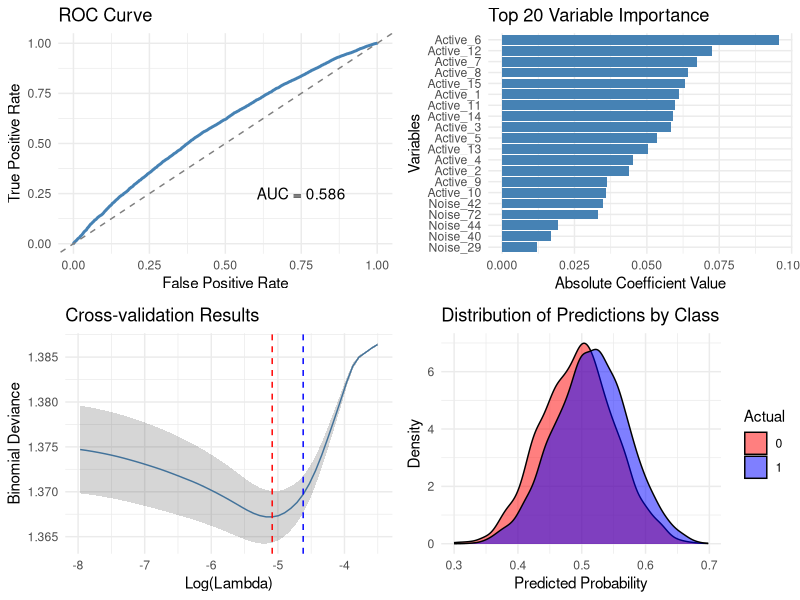

Reproduce this figure in R.
# Install required packages if needed
# install.packages(c("glmnet", "pROC", "caret", "dplyr", "ggplot2", "gridExtra"))

# Required packages
library(glmnet)  # For LASSO regression
library(pROC)    # For ROC curve analysis
library(caret)   # For data splitting and preprocessing
library(dplyr)   # For data manipulation
library(ggplot2)
library(gridExtra)

# Function to generate synthetic wave dataset
generate_wave_data <- function(n_samples = 33334, n_active = 21, n_noise = 100) {
  # Generate active variables based on wave patterns
  X_active <- matrix(rnorm(n_samples * n_active), nrow = n_samples)
  
  # Generate noise variables
  X_noise <- matrix(rnorm(n_samples * n_noise), nrow = n_samples)
  
  # Combine active and noise variables
  X <- cbind(X_active, X_noise)
  colnames(X) <- c(paste0("Active_", 1:n_active), paste0("Noise_", 1:n_noise))
  
  # Generate binary response (simplified version)
  prob <- plogis(rowSums(X_active[, 1:15] * rnorm(15)))
  y <- rbinom(n_samples, 1, prob)
  
  # Return data frame
  data.frame(X, y = factor(y))
}

# Function to perform LASSO-based classification
train_lasso_classifier <- function(X_train, y_train, X_test, y_test) {
  # Prepare matrix format for glmnet
  x_train_matrix <- as.matrix(X_train)
  x_test_matrix <- as.matrix(X_test)
  
  # Fit LASSO model with cross-validation
  cv_fit <- cv.glmnet(x_train_matrix, y_train, 
                      family = "binomial",
                      alpha = 1,  # LASSO penalty
                      nfolds = 10)
  
  # Get best lambda
  best_lambda <- cv_fit$lambda.min
  
  # Fit final model with best lambda
  final_model <- glmnet(x_train_matrix, y_train,
                        family = "binomial",
                        alpha = 1,
                        lambda = best_lambda)
  
  # Make predictions for both train and test
  pred_prob_train <- predict(final_model, x_train_matrix, type = "response")
  pred_prob_test <- predict(final_model, x_test_matrix, type = "response")
  pred_class_test <- ifelse(pred_prob_test > 0.5, 1, 0)
  
  # Calculate performance metrics
  roc_obj <- roc(y_test, as.vector(pred_prob_test))
  auc_value <- auc(roc_obj)
  accuracy <- mean(pred_class_test == y_test)
  
  # Get non-zero coefficients (selected variables)
  coef_matrix <- as.matrix(coef(final_model))
  selected_vars <- rownames(coef_matrix)[which(coef_matrix != 0)]
  
  # Return results
  list(
    model = final_model,
    cv_fit = cv_fit,  # Added for cross-validation plot
    lambda = best_lambda,
    accuracy = accuracy,
    auc = auc_value,
    selected_variables = selected_vars,
    predictions_train = pred_prob_train,
    predictions_test = pred_prob_test,
    roc_obj = roc_obj,
    coef_matrix = coef_matrix
  )
}

# Function to create visualization plots
create_analysis_plots <- function(results, X_train, y_train) {
  # 1. ROC Curve Plot
  roc_plot <- ggplot(data = data.frame(
    FPR = rev(results$roc_obj$specificities),
    TPR = rev(results$roc_obj$sensitivities)
  )) +
    geom_line(aes(x = 1 - FPR, y = TPR), color = "steelblue", size = 1) +
    geom_abline(slope = 1, intercept = 0, linetype = "dashed", color = "gray50") +
    labs(
      title = "ROC Curve",
      x = "False Positive Rate",
      y = "True Positive Rate"
    ) +
    annotate("text", x = 0.75, y = 0.25,
             label = paste("AUC =", round(results$auc, 3))) +
    theme_minimal()
  
  # 2. Variable Importance Plot
  var_importance <- data.frame(
    Variable = rownames(results$coef_matrix),
    Coefficient = abs(as.vector(results$coef_matrix))
  ) %>%
    filter(Variable != "(Intercept)") %>%
    arrange(desc(Coefficient)) %>%
    filter(Coefficient > 0) %>%
    head(20)  # Top 20 variables
  
  var_imp_plot <- ggplot(var_importance, 
                         aes(x = reorder(Variable, Coefficient), 
                             y = Coefficient)) +
    geom_bar(stat = "identity", fill = "steelblue") +
    coord_flip() +
    labs(
      title = "Top 20 Variable Importance",
      x = "Variables",
      y = "Absolute Coefficient Value"
    ) +
    theme_minimal()
  
  # 3. Cross-validation Plot
  cv_data <- data.frame(
    Lambda = results$cv_fit$lambda,
    MSE = results$cv_fit$cvm,
    MSE_hi = results$cv_fit$cvm + results$cv_fit$cvsd,
    MSE_lo = results$cv_fit$cvm - results$cv_fit$cvsd
  )
  
  cv_plot <- ggplot(cv_data, aes(x = log(Lambda))) +
    geom_line(aes(y = MSE), color = "steelblue") +
    geom_ribbon(aes(ymin = MSE_lo, ymax = MSE_hi), alpha = 0.2) +
    geom_vline(xintercept = log(results$cv_fit$lambda.min), 
               linetype = "dashed", color = "red") +
    geom_vline(xintercept = log(results$cv_fit$lambda.1se), 
               linetype = "dashed", color = "blue") +
    labs(
      title = "Cross-validation Results",
      x = "Log(Lambda)",
      y = "Binomial Deviance"
    ) +
    theme_minimal()
  
  # 4. Classification Distribution Plot
  pred_dist <- data.frame(
    Prediction = as.vector(results$predictions_train),
    Actual = as.factor(y_train)
  )
  
  dist_plot <- ggplot(pred_dist, aes(x = Prediction, fill = Actual)) +
    geom_density(alpha = 0.5) +
    labs(
      title = "Distribution of Predictions by Class",
      x = "Predicted Probability",
      y = "Density"
    ) +
    scale_fill_manual(values = c("red", "blue")) +
    theme_minimal()
  
  # Arrange all plots in a grid
  grid.arrange(roc_plot, var_imp_plot, cv_plot, dist_plot, 
               ncol = 2, nrow = 2)
}

# Main analysis function
analyze_wave_dataset <- function(n_train = 10000) {
  # Generate data
  set.seed(123)  # For reproducibility
  full_data <- generate_wave_data()
  
  # Split into training and testing
  train_indices <- sample(1:nrow(full_data), n_train)
  train_data <- full_data[train_indices, ]
  test_data <- full_data[-train_indices, ]
  
  # Separate features and response
  X_train <- train_data[, !names(train_data) %in% "y"]
  y_train <- train_data$y
  X_test <- test_data[, !names(test_data) %in% "y"]
  y_test <- test_data$y
  
  # Train model and get results
  results <- train_lasso_classifier(X_train, y_train, X_test, y_test)
  
  # Print summary
  cat("\nAnalysis Results:\n")
  cat("----------------\n")
  cat("Number of selected variables:", length(results$selected_variables) - 1, "\n")
  cat("Classification accuracy:", round(results$accuracy, 4), "\n")
  cat("Area under ROC curve:", round(results$auc, 4), "\n")
  cat("\nSelected variables:\n")
  print(results$selected_variables[-1])  # Exclude intercept
  
  # Create and display visualizations
  create_analysis_plots(results, X_train, y_train)
  
  return(results)
}

# Run the analysis
results <- analyze_wave_dataset()